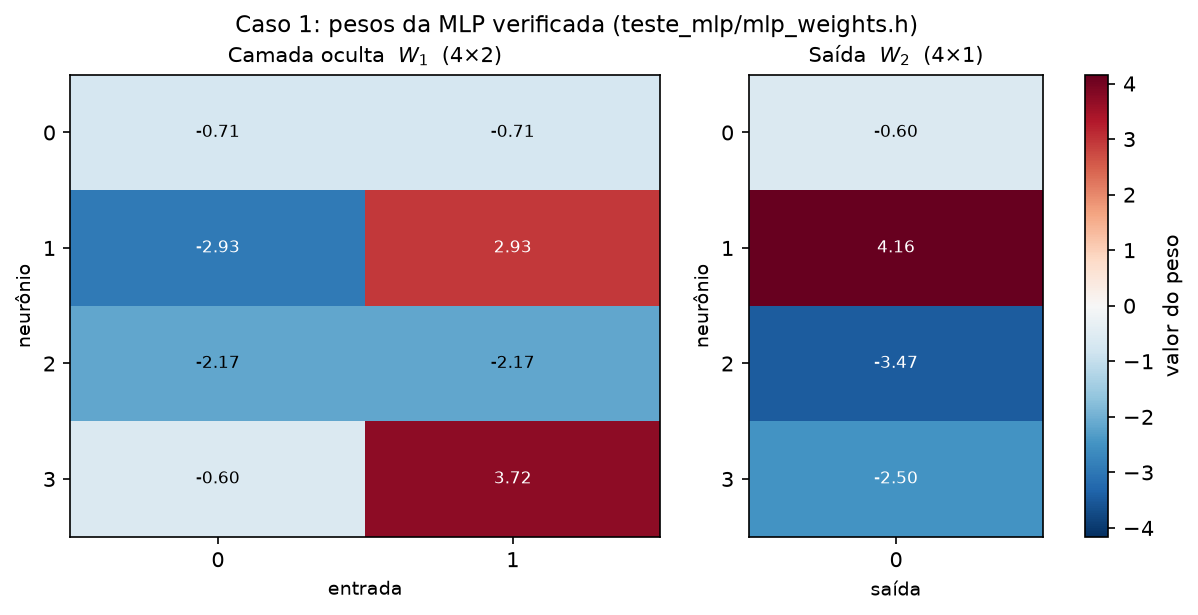

The Python source for this figure:
"""
Caso 1 — mapa de calor dos pesos da MLP verificada.

DADOS REAIS. A versão anterior deste script usava matrizes inventadas:

    W1 = np.array([[0.5, -0.2, 0.8], [-0.1, 0.9, -0.4]])
    W2 = np.array([[0.6], [-0.5], [0.3]])

e o artigo legendava a figura resultante como "atestando a origem topológica
das VCCs" — atribuindo significado de verificação a números que ninguém tinha
verificado, de uma rede que não existe. Agora lê `teste_mlp/mlp_weights.h`, que
é a rede efetivamente submetida ao ESBMC.

Saída: plot_case1_weights.png
"""

import os
import re

import matplotlib
matplotlib.use("Agg")
import matplotlib.pyplot as plt  # noqa: E402
import numpy as np  # noqa: E402

AQUI = os.path.dirname(os.path.abspath(__file__))
PESOS = os.path.join(AQUI, "..", "..", "teste_mlp", "mlp_weights.h")


def le_array(fonte, nome):
    """Extrai um array float do header C, preservando a forma declarada."""
    m = re.search(rf"float {nome}((?:\[\d+\])+)\s*=\s*\{{(.*?)\}};",
                  fonte, re.S)
    if not m:
        raise SystemExit(f"{nome} não encontrado em {PESOS}")
    dims = [int(d) for d in re.findall(r"\[(\d+)\]", m.group(1))]
    vals = [float(v) for v in re.findall(r"-?\d+\.?\d*(?:e-?\d+)?", m.group(2))]
    return np.array(vals).reshape(dims)


with open(PESOS) as fh:
    src = fh.read()

w_hidden = le_array(src, "w_hidden")     # (4, 2)
w_out = le_array(src, "w_out").reshape(-1, 1)   # (4, 1)

fig, axes = plt.subplots(1, 2, figsize=(9, 4),
                         gridspec_kw={"width_ratios": [2, 1]})
lim = max(abs(w_hidden).max(), abs(w_out).max())

for ax, W, titulo, xlabel, ylabel in (
    (axes[0], w_hidden, "Camada oculta  $W_1$  (4×2)", "entrada", "neurônio"),
    (axes[1], w_out, "Saída  $W_2$  (4×1)", "saída", "neurônio"),
):
    im = ax.imshow(W, cmap="RdBu_r", vmin=-lim, vmax=lim, aspect="auto")
    ax.set_title(titulo, fontsize=10)
    ax.set_xlabel(xlabel, fontsize=9)
    ax.set_ylabel(ylabel, fontsize=9)
    ax.set_xticks(range(W.shape[1]))
    ax.set_yticks(range(W.shape[0]))
    for i in range(W.shape[0]):
        for j in range(W.shape[1]):
            v = W[i, j]
            ax.text(j, i, f"{v:.2f}", ha="center", va="center", fontsize=8,
                    color="white" if abs(v) > lim * 0.55 else "black")

fig.colorbar(im, ax=axes, fraction=0.03, pad=0.04, label="valor do peso")
fig.suptitle("Caso 1: pesos da MLP verificada (teste_mlp/mlp_weights.h)",
             fontsize=11)
plt.savefig(os.path.join(AQUI, "plot_case1_weights.png"), dpi=150,
            bbox_inches="tight")
plt.close()
print(f"plot_case1_weights.png: W1{w_hidden.shape} W2{w_out.shape} "
      f"lidos de {os.path.relpath(PESOS, AQUI)}")
